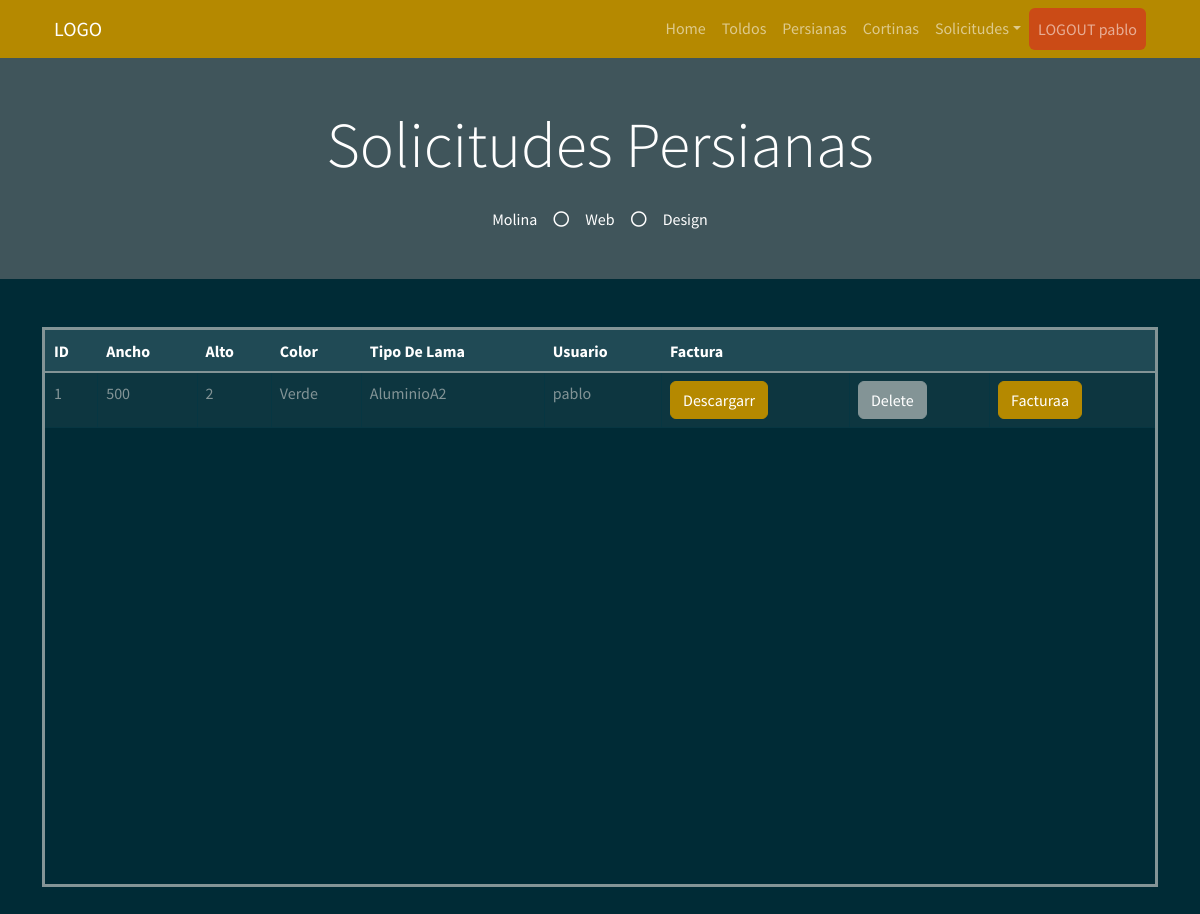
/solicitudes_p_admin (signed in), run on the app's committed database.
### myapp/models.py (models this page shows)
    class PresupuestoPersiana(db.Model):
        __tablename__ = "PresupuestoPersiana"  # Nombre de la tabla que se crea
        PresupuestoPersiana_id = db.Column("presupuestoPersiana_id", db.Integer, Sequence(
            'presupuestoPersiana_id_seq'),  primary_key=True)
        Ancho = db.Column(db.String(20))
        Alto = db.Column(db.Integer)
        Color = db.Column(db.String(30))
        TipoLama = db.Column(db.String(30))
        Usu = db.Column(db.String(30))

### myapp/views.py (the view)
    @app.route("/solicitudes_p_admin", methods=["GET", "POST"])
    def solicitudes_p_admin():
        list_solicitud = db_access["list_solicitudes_p"]
        solicitudes = list_solicitud()
        usuario = session['usuario']
        usu = usuario
        return render_template("admin/persianas/solicitudes_p_admin.html", solicitudes=solicitudes, usu=usu, os=os)

### myapp/templates/admin/persianas/solicitudes_p_admin.html (shortened to what this page needs)
<!DOCTYPE html>
<html>
<head>
    <link href="https://cdn.jsdelivr.net/npm/bootstrap@5.1.3/dist/css/bootstrap.min.css" rel="stylesheet"
>
    <link rel="stylesheet" href="../static/style/bootstrap.min(8).css">
</head>
<body>
    {% include 'includes/navbar.html' %}
    <div class="jumbotron jumbotron-fluid bg-jumbotron" style=" background-color: rgba(128, 128, 128, 0.5);">
        <div class="container text-center py-5">
            <h3 class="text-white display-3 mb-4">Solicitudes Persianas</h3>
            <div class="d-inline-flex align-items-center text-white">
                <p class="m-0">Molina</p>
                <i class="far fa-circle px-3"></i>
                <p class="m-0">Web</p>
                <i class="far fa-circle px-3"></i>
                <p class="m-0">Design</p>
            </div>
        </div>
    </div>
    <div class="container my-5">
        <div style=" overflow:auto;  height: 70vh; border-style: solid;">
            <table class="table table-bordered mx-auto">
                <thead class="table-dark">
                    <tr class="table-active">
                        <th>ID</th>
                        <th>Ancho</th>
                        <th>Alto</th>
                        <th>Color</th>
                        <th>Tipo De Lama</th>
                        <th>Usuario</th>
                        <th>Factura</th>
                        <th></th>
                        <th></th>
                    </tr>
                </thead>
                <tbody>
                    {% for solicitud in solicitudes %}
                    <tr>
                        <td> {{ solicitud.PresupuestoPersiana_id }} </td>
                        <td> {{ solicitud.Ancho }} </td>
                        <td> {{ solicitud.Alto }} </td>
                        <td> {{ solicitud.Color }} </td>
                        <td> {{ solicitud.TipoLama }} </td>
                        <td> {{ solicitud.Usu }} </td>
                        <td><a class="btn btn-primary"
                                href="/download_p_pdf/{{solicitud.PresupuestoPersiana_id}}">Descargarr</a></td>
                        <form id="deletForm" action="/delete_solicitud_p/{{solicitud.PresupuestoPersiana_id}}" method="post">
                            <td> <input type="submit" value="Delete" class="btn btn-secondary" /></td>
                        </form>
                        <td> <a class="btn btn-primary"
                                href="/create_factura_p/{{solicitud.PresupuestoPersiana_id}}">Facturaa</a></td>
                    </tr>
                    {% endfor %}
                </tbody>
            </table>
        </div>
    </div>
</body>
</html>

### myapp/templates/includes/navbar.html (shortened to what this page needs)
<link href="https://cdnjs.cloudflare.com/ajax/libs/font-awesome/5.10.0/css/all.min.css" rel="stylesheet">
<div class="container-fluid bg-primary">
    <div class="container">
        <nav class="navbar navbar-expand-lg navbar-dark">
            <div class="container-fluid">
                <a class="navbar-brand" href="/inicio">LOGO</a>
                <div class="collapse navbar-collapse" id="navbarSupportedContent">
                    <ul class="navbar-nav ms-auto mb-2 mb-lg-0">
                        <li class="nav-item">
                            <a class="nav-link " aria-current="page" href="/inicio">Home</a>
                        </li>
                        <li class="nav-item">
                            <a class="nav-link" href="/toldo">Toldos</a>
                        </li>
                        <li class="nav-item">
                            <a class="nav-link" href="/persiana">Persianas</a>
                        </li>
                        <li class="nav-item">
                            <a class="nav-link" href="/cortina">Cortinas</a>
                        </li>
                        <li class="nav-item dropdown">
                            <a class="nav-link dropdown-toggle" id="solicitudesDropdown" role="button" data-bs-toggle="dropdown" aria-expanded="false">Solicitudes</a>
                        </li>
                        <li class="nav-item">
                            <a href="/logout" class="nav-link  bg-warning btn" tabindex="-1"
                                aria-disabled="true">LOGOUT {{usu}}</a>
                        </li>
                    </ul>
                </div>
            </div>
        </nav>
    </div>
</div>

### data on the page
PresupuestoPersiana: Usu "pablo", PresupuestoPersiana_id "1", Ancho "500", Alto "2", Color "Verde", TipoLama "AluminioA2"
